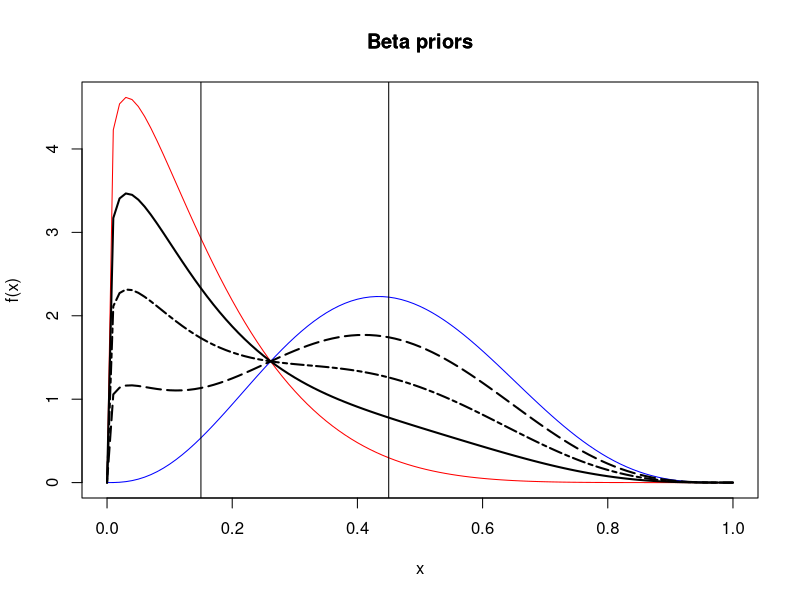

Write R code to recreate this figure.
rm(list = ls())

#################################################################################################
## INITIAL CONDITIONS ###########################################################################
#################################################################################################

# lower target
theta_L<-0.15

# upper target
theta_H<-0.45

# tail probabilities for priors (low, middle, high)
alpha_L<-0.05
alpha_H<-0.05


#################################################################################################
## PRIOR SPECIFICATION ##########################################################################
#################################################################################################

## Parameterize prior models
# Step 1: Create grid for possible values of phi
# E.g. beta parameterization for middle prior: beta(pi_0*phi,(1-pi_0)*phi)
phi_seq<-seq(0,100,by=0.01)

# Step 2: Compute tail probabilities for every possible choice of phi
# upper tail probability equal to alpha_L/2
test_L<-qbeta(alpha_L/2,(theta_L)*phi_seq,(1-(theta_L))*phi_seq,lower.tail=FALSE)
# lower tail probability equal to alpha_H/2
test_H<-qbeta(alpha_H/2,(theta_H)*phi_seq,(1-(theta_H))*phi_seq,lower.tail=TRUE)

# Step 3: Grid search to find value of phi with the desired tail probability for the priors
phi_L<-phi_seq[which.min(abs(theta_H-test_L))] # fixed 5/13/19
phi_H<-phi_seq[which.min(abs(theta_L-test_H))] # fixed 5/13/19

# Step 4: Find parameters for the priors
alpha_L<-(theta_L)*phi_L
beta_L<-(1-(theta_L))*phi_L

alpha_H<-(theta_H)*phi_H
beta_H<-(1-(theta_H))*phi_H

# Plot results
x<-seq(0,1,by=0.01)
#low (skeptical)
plot(x,dbeta(x,alpha_L,beta_L),type="l",col="red",xlab="x",ylab="f(x)",
     ylim=c(0,max(dbeta(x,alpha_L,beta_L),dbeta(x,alpha_H,beta_H))))

#high (enthuastic)
lines(x,dbeta(x,alpha_H,beta_H),type="l",col="blue")
points(x,1/4*dbeta(x,alpha_L,beta_L)+3/4*dbeta(x,alpha_H,beta_H),type='l',lty=5,lwd=2)
points(x,1/2*dbeta(x,alpha_L,beta_L)+1/2*dbeta(x,alpha_H,beta_H),type='l',lty=6,lwd=2)
points(x,3/4*dbeta(x,alpha_L,beta_L)+1/4*dbeta(x,alpha_H,beta_H),type='l',lty=7,lwd=2)
title(main="Beta priors")
title(main="Beta priors")
abline(v=theta_L)
abline(v=theta_H)

#abline(v=(pi_0-delta_0))
#abline(v=pi_0)
#abline(v=(pi_0+delta_0))
